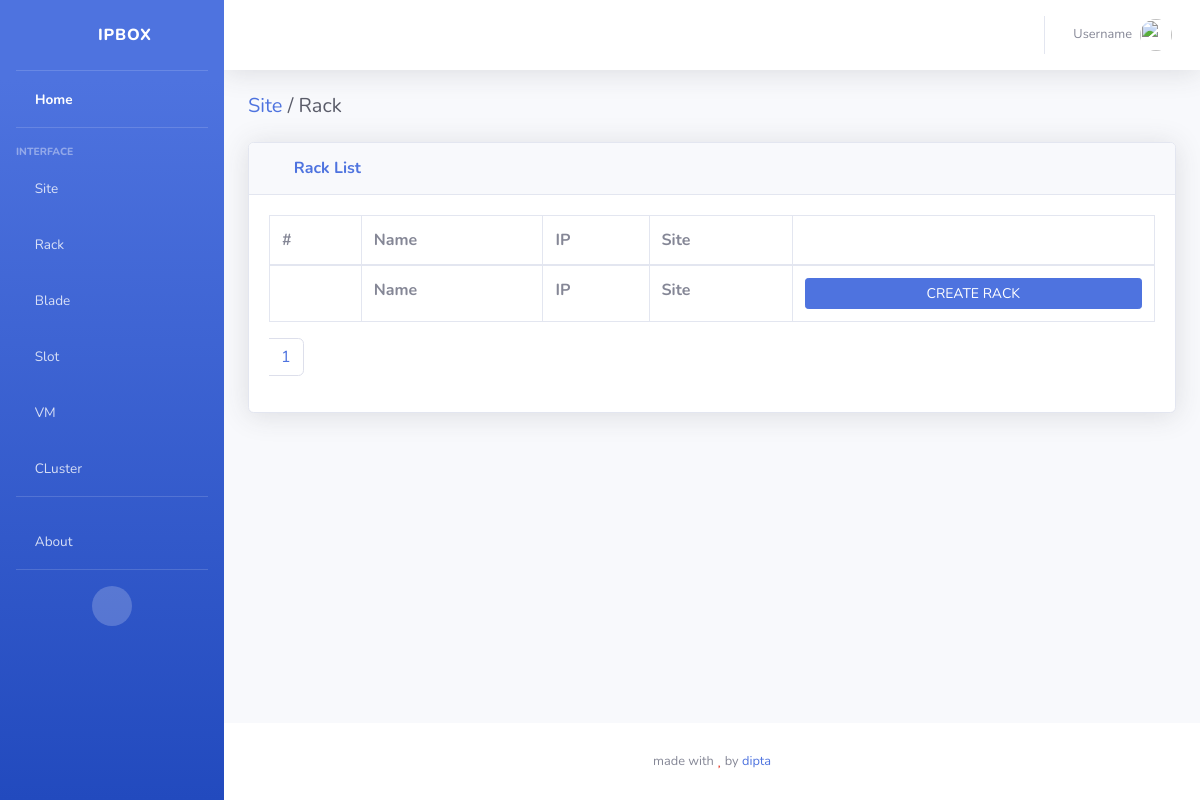
Before: /sites/sitequery/6 with the older database file.
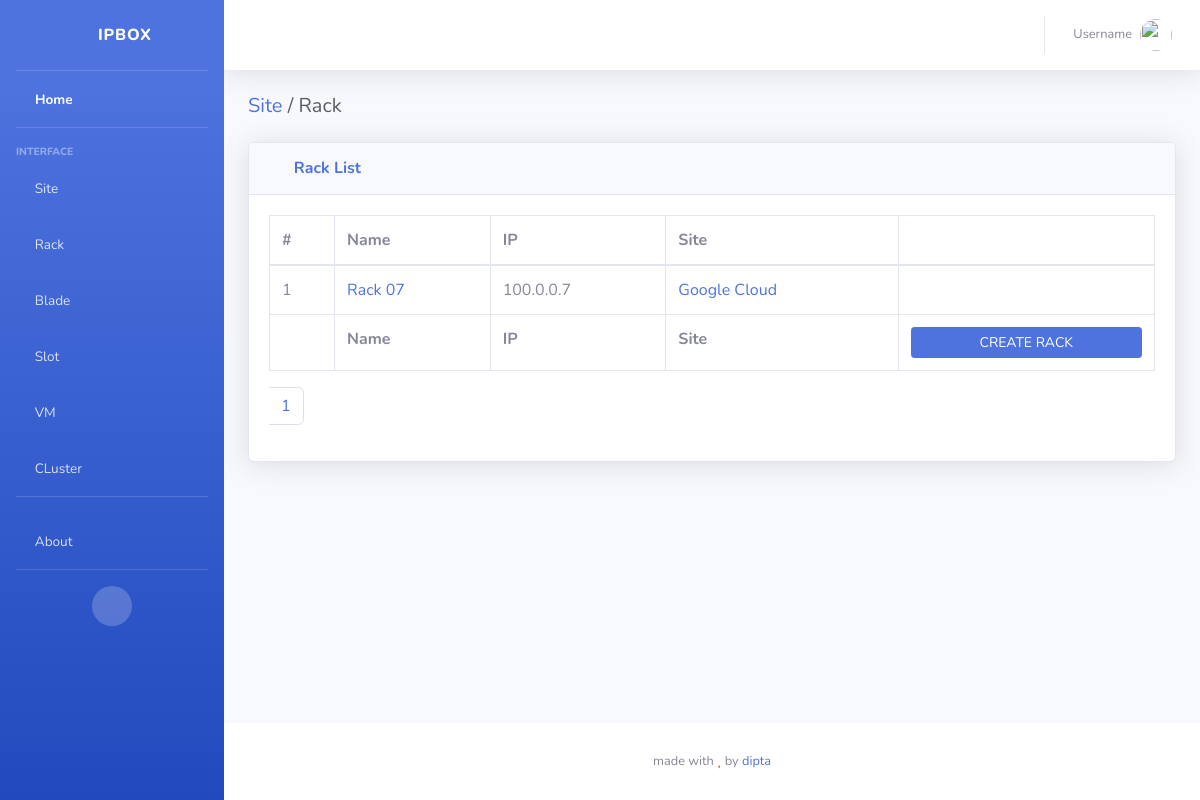
After: the same page with the newer database file.
### rackapp/models.py (models this page shows, shortened)
class Rack(models.Model):
  name  = models.CharField(max_length=128)
  ip    = models.GenericIPAddressField()
  site  = models.ForeignKey(Site, related_name="racks", on_delete=models.CASCADE)
  class Meta:
    verbose_name_plural = "Racks"

### siteapp/models.py (models this page shows, shortened)
class Site(models.Model):
  name = models.CharField(max_length=128)
  class Meta:
    verbose_name_plural = "Sites"

### siteapp/views.py (the view)
# urls.py: path('sitequery/<id>', views.siteQuery, name='site_query'),
def siteQuery(request, id):
  site = Site.objects.get(pk=id)
  dataPerPage = 5
  pageNum = request.GET.get('page', 1)
  racks = site.racks.all()
  p = Paginator(racks, dataPerPage)
  page_obj = p.page(pageNum)
  context = {
    'page_obj': page_obj,
  }
  return render(request, 'rackapp/racks.html', context)

### rackapp/templates/rackapp/racks.html
{% extends 'sbadmin/base.html' %}{% load static %} {% block content %}
<div class="d-sm-flex align-items-center justify-content-between mb-4">
  <h1 class="h5 mb-0 text-gray-800">
    <a href="{% url 'siteapp:sites' %}">Site<a/> / Rack
  </h1>
</div>
<div class="card shadow mb-4">
  <div class="card-header py-3">
    <h6 class="m-0 font-weight-bold text-primary"><i class="fas fa-table mr-2"></i> Rack List</h6>
  </div>
  <div class="card-body">
    <div class="table-responsive">
      <table
        class="table table-bordered"
        id="dataTable"
        width="100%"
        cellspacing="0"
      >
        <thead>
          <tr>
            <th>#</th>
            <th>Name</th>
            <th>IP</th>
            <th>Site</th>
            <th></th>
          </tr>
        </thead>
        <tfoot>
          <tr>
            <th></th>
            <th>Name</th>
            <th>IP</th>
            <th>Site</th>
            <th>
              <a href="{% url 'rackapp:rack_create' %}"
                class="btn btn-primary btn-sm btn-block">CREATE RACK</a>
            </th>
          </tr>
        </tfoot>
        <tbody>
          {% for rack in page_obj %}
          <tr>
            <td>{{ forloop.counter }}</td>
            <td>
              <a href="{% url 'rackapp:rack_query' rack.id %}"
                class="text-primary">
                {{ rack.name }}
              </a>
            </td>
            <td>{{ rack.ip }}</td>
            <td>
              <a href="{% url 'siteapp:site_query' rack.site.id %}"
                class="text-primary">
                {{ rack.site.name }}
              </a>
            </td>
            <td class="text-center">
              <a href="{% url 'rackapp:rack_update' rack.id %}"
                class="text-info mr-4" title="edit">
                <i class="fas fa-edit"></i>
              </a>
              <a href="#" class="text-danger ml-4" title="delete">
                <i class="fas fa-trash-alt"></i>
              </a>
            </td>
          </tr>
          {% endfor %}
        </tbody>
      </table>
      {% include 'core/pagination.html' %}
    </div>
  </div>
</div>
{% endblock content %}

Changed rows visible on the page:
added Rack: name "Rack 07", ip "100.0.0.7", site.name "Google Cloud"
